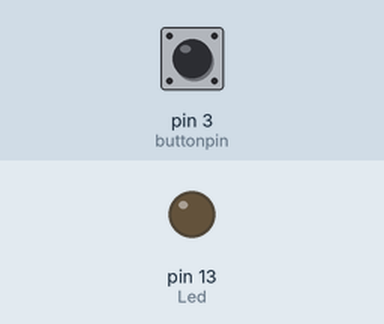
Bench run of a sketch on a simulated Arduino Uno, built with avr-gcc and run on an emulated ATmega328P. Parts: output pins drawn as LEDs (lit = HIGH). The inputs (shaded band) are chosen by the test bench; at power-on: pin 3 (buttonpin) LOW.

Above: at 1.2 s.
1.3 s: pin 3 (buttonpin) pulled HIGH for 0.15 s
At 1.37 s:
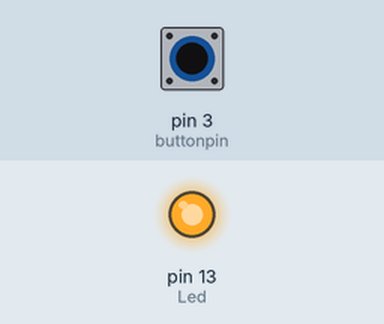
2.9 s: pin 3 (buttonpin) pulled HIGH for 3.2 s
At 6.4 s:
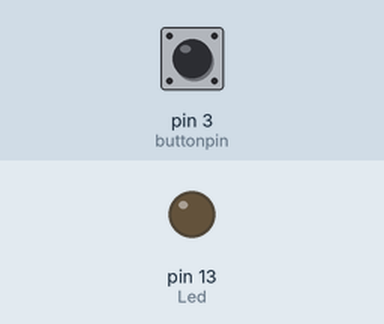
Timing chart, 0 to 7.9 s (numbered marks = the images above; inputs shaded):
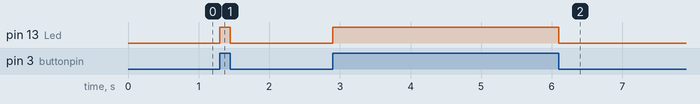

The sketch:

ky-010-light-blocking-sensor.ino
```cpp
int Led = 13; // define LED pin
int buttonpin = 3; // define photo interrupter signal pin
int val; //define a numeric variable

void setup(){
  pinMode(Led, OUTPUT); // LED pin as output
  pinMode(buttonpin, INPUT); //photo interrupter pin as input
}

void loop(){
  val=digitalRead(buttonpin); //read the value of the sensor
  if(val == HIGH){ // turn on LED when sensor is blocked
    digitalWrite(Led,HIGH);
  }else{
    digitalWrite(Led,LOW);
  }
}
```

Measured:
- after the input at 1.3 s, pin 13 (Led): LOW → HIGH at once, → LOW 0.15 s later
- after the input at 2.9 s, pin 13 (Led): LOW → HIGH at once, → LOW 3.2 s later
